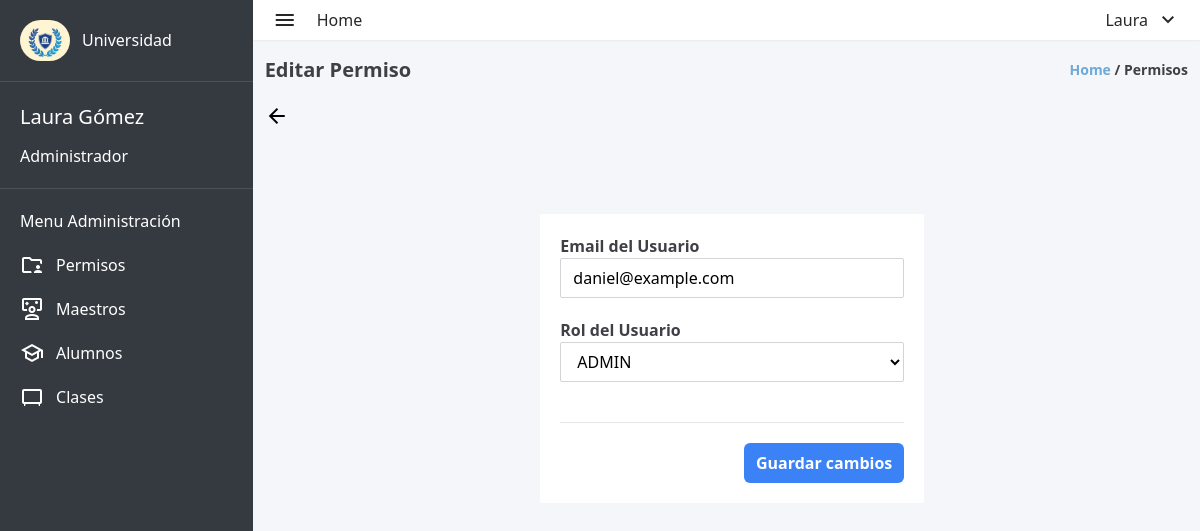
Page /admin/edit_permisos.php?user_id=2 (signed in) on the committed database.
### tables this page shows
CREATE TABLE `usuarios` (
  `user_id` int(11) NOT NULL,
  `matricula` int(10) DEFAULT NULL,
  `nombre` varchar(100) DEFAULT NULL,
  `apellido` varchar(100) DEFAULT NULL,
  `correo_electronico` varchar(100) DEFAULT NULL,
  `contrasena` varchar(255) DEFAULT NULL,
  `direccion` varchar(100) DEFAULT NULL,
  `fecha_nacimiento` date DEFAULT NULL,
  `rol` enum('ADMIN','MAESTRO','ALUMNO') DEFAULT NULL,
  `materia_asignada` varchar(100) DEFAULT '0',
  `materias_inscritas` text DEFAULT NULL
);

### admin/edit_permisos.php (the view, shortened to what this page needs)
<?php
require_once "../database/database.php";
$user_id = $_SESSION['id'];
$sql = "SELECT  nombre, apellido FROM usuarios WHERE user_id = '$user_id'";
$result = mysqli_query($conexion, $sql);
$row = mysqli_fetch_assoc($result);
if ($row) {
    $nombre = $row['nombre'];
    $apellido = $row['apellido'];
} else {
    echo "No se encontraron datos para el usuario con el ID proporcionado.";
}
?>
<!DOCTYPE html>
<html lang="en">
<head>
    <link rel="stylesheet" href="../styles.css">
</head>
<body>
    <div class="w-screen h-screen flex bg-lightgray">
        <aside class="w-80 h-full bg-dark">
            <div class="flex items-center gap-3 p-5">
                <img class="rounded-full" src="../assets/logo-aside.jpg" alt="university-logo" width="50px"
                    height="60px">
                <span class="text-white font-medium">Universidad</span>
            </div>
            <div style="width: 100%; height: 1px; background-color: #4c5157; "></div>
            <div class="text-white flex flex-col p-5 gap-3">
                <span style="font-size: 20px;"><?php echo $nombre . ' ' . $apellido ?></span>
                <span>Administrador</span>
            </div>
            <div style="width: 100%; height: 1px; background-color: #4c5157; "></div>
            <div class="text-white flex flex-col gap-5 p-5">
                <p>Menu Administración</p>
                <div>
                    <a href="admin_permisos.php" class="flex items-center gap-3 ">
                        <span class="material-symbols-outlined ">
                        </span>
                        <span>Permisos</span>
                    </a>
                </div>
                <div>
                    <a href="admin_maestros.php" class="flex items-center gap-3 ">
                        <span class="material-symbols-outlined">
                        </span>
                        <span>Maestros</span>
                    </a>
                </div>
                <div>
                    <a href="admin_alumnos.php" class="flex items-center gap-3 ">
                        <span class="material-symbols-outlined">
                        </span>
                        <span>Alumnos</span>
                    </a>
                </div>
                <div>
                    <a href="admin_clases.php" class="flex items-center gap-3 ">
                        <span class="material-symbols-outlined">
                        </span>
                        <span>Clases</span>
                    </a>
                </div>
            </div>
        </aside>
        <div class="w-full flex flex-col">
            <header class="w-full flex items-center justify-between h-10 p-5 bg-white shadow-sm">
                <div class="flex items-center gap-5">
                    <span class="material-symbols-outlined text-zinc-800">
                    </span>
                    <a href="admin_dashboard.php"><span class="text-zinc-800 ">
                            Home
                        </span></a>
                </div>
                <nav>
                    <li class="flex items-center gap-2 text-zinc-800 cursor-pointer" onclick="toggleLogoutMenu()">
                        <?php echo $nombre ?>
                        <ul class="flex flex-col">
                            <span class="material-symbols-outlined">
                            </span>
                    </li>
                </nav>
            </header>
            <div class="h-full pl-3">
                <div class="w-full flex items-center justify-between pr-3 mt-4 mb-5">
                    <h1 class="font-bold text-zinc-700 text-xl ">Editar Permiso</h1>
                    <p class="font-semibold text-sm text-zinc-700"><span class="text-myblue">Home</span> / Permisos
                    </p>
                </div>
                <div class="w-full">
                    <a href="admin_permisos.php">
                        <span class="material-symbols-outlined">
                        </span>
                    </a>
                </div>
                <div class="w-full flex flex-row justify-center  mt-20">
                    <div class="w-80 h-auto bg-white rounded-sm sm:w-96">
                        <?php
                        if (isset($_GET["user_id"])) {
                            $user_id = $_GET["user_id"];
                            $sql = "SELECT user_id, correo_electronico, rol FROM usuarios WHERE user_id = $user_id";
                            $result = $conexion->query($sql);
                            if ($result->num_rows > 0) {
                                $row = $result->fetch_assoc();
                        ?>
                        <form action="edit_permisos.php" method="post"
                            class="flex flex-col p-5 gap-5 text-center relative z-20">
                            <div class="flex flex-col">
                                <span class="font-bold text-zinc-700 self-start">Email del Usuario</span>
                                <input type="email" placeholder="Email"
                                    class="h-10 border border-zinc-300 bg-white rounded-sm px-3"
                                    value=<?php echo $row['correo_electronico'] ?> disabled>
                            </div>
                            <div class="flex flex-col">
                                <span class="font-bold text-zinc-700 self-start">Rol del Usuario</span>
                                <select name="rol" id="rol"
                                    class="h-10 border border-zinc-300 bg-white rounded-sm px-3 mb-5">
                                    <option value="ADMIN">ADMIN</option>
                                </select>
                            </div>
                            <div style="height: 1px; background-color: #e5e7eb; width: 100% ; "></div>
                            <input type="submit" value="Guardar cambios"
                                class="text-white font-semibold p-2 px-3 bg-blue-500 rounded-md self-end">
                        </form>
                        <?php
                            }
                        }
                        ?>
                    </div>
                </div>
            </div>
        </div>
    </div>
</body>
</html>

### styles.css (style rules this page uses)
html { line-height: 1.5; -webkit-text-size-adjust: 100%; -moz-tab-size: 4; -o-tab-size: 4; tab-size: 4; font-family: ui-sans-serif, system-ui, -apple-system, BlinkMacSystemFont, "Segoe UI", Roboto, "Helvetica Neue", Arial, "Noto Sans", sans-serif, "Apple Color Emoji", "Segoe UI Emoji", "Segoe UI Symbol", "Noto Color Emoji"; font-feature-settings: normal; font-variation-settings: normal; }
body { margin: 0; line-height: inherit; }
h1, h2, h3, h4, h5, h6 { font-size: inherit; font-weight: inherit; }
a { color: inherit; text-decoration: inherit; }
button, input, optgroup, select, textarea { font-family: inherit; font-feature-settings: inherit; font-variation-settings: inherit; font-size: 100%; font-weight: inherit; line-height: inherit; color: inherit; margin: 0; padding: 0; }
button, select { text-transform: none; }
button, [type='button'], [type='reset'], [type='submit'] { -webkit-appearance: button; background-color: transparent; background-image: none; }
blockquote, dl, dd, h1, h2, h3, h4, h5, h6, hr, figure, p, pre { margin: 0; }
ol, ul, menu { list-style: none; margin: 0; padding: 0; }
input::placeholder, textarea::placeholder { opacity: 1; color: #9ca3af; }
:disabled { cursor: default; }
img, svg, video, canvas, audio, iframe, embed, object { display: block; vertical-align: middle; }
img, video { max-width: 100%; height: auto; }
.relative { position: relative; }
.z-20 { z-index: 20; }
.mb-5 { margin-bottom: 1.25rem; }
.mt-20 { margin-top: 5rem; }
.mt-4 { margin-top: 1rem; }
.flex { display: flex; }
.h-10 { height: 2.5rem; }
.h-auto { height: auto; }
.h-full { height: 100%; }
.h-screen { height: 100vh; }
.w-80 { width: 20rem; }
.w-full { width: 100%; }
.w-screen { width: 100vw; }
.cursor-pointer { cursor: pointer; }
.flex-row { flex-direction: row; }
.flex-col { flex-direction: column; }
.items-center { align-items: center; }
.justify-center { justify-content: center; }
.justify-between { justify-content: space-between; }
.gap-2 { gap: 0.5rem; }
.gap-3 { gap: 0.75rem; }
.gap-5 { gap: 1.25rem; }
.self-start { align-self: flex-start; }
.self-end { align-self: flex-end; }
.rounded-full { border-radius: 9999px; }
.rounded-md { border-radius: 0.375rem; }
.rounded-sm { border-radius: 0.125rem; }
.border { border-width: 1px; }
.border-zinc-300 { --tw-border-opacity: 1; border-color: rgb(212 212 216 / var(--tw-border-opacity)); }
.bg-blue-500 { --tw-bg-opacity: 1; background-color: rgb(59 130 246 / var(--tw-bg-opacity)); }
.bg-dark { --tw-bg-opacity: 1; background-color: rgb(53 58 64 / var(--tw-bg-opacity)); }
.bg-lightgray { --tw-bg-opacity: 1; background-color: rgb(245 246 250 / var(--tw-bg-opacity)); }
.bg-white { --tw-bg-opacity: 1; background-color: rgb(255 255 255 / var(--tw-bg-opacity)); }
.p-2 { padding: 0.5rem; }
.p-5 { padding: 1.25rem; }
.px-3 { padding-left: 0.75rem; padding-right: 0.75rem; }
.pl-3 { padding-left: 0.75rem; }
.pr-3 { padding-right: 0.75rem; }
.text-center { text-align: center; }
.text-sm { font-size: 0.875rem; line-height: 1.25rem; }
.text-xl { font-size: 1.25rem; line-height: 1.75rem; }
.font-bold { font-weight: 700; }
.font-medium { font-weight: 500; }
.font-semibold { font-weight: 600; }
.text-myblue { --tw-text-opacity: 1; color: rgb(110 169 215 / var(--tw-text-opacity)); }
.text-white { --tw-text-opacity: 1; color: rgb(255 255 255 / var(--tw-text-opacity)); }
.text-zinc-700 { --tw-text-opacity: 1; color: rgb(63 63 70 / var(--tw-text-opacity)); }
.text-zinc-800 { --tw-text-opacity: 1; color: rgb(39 39 42 / var(--tw-text-opacity)); }
.shadow-sm { --tw-shadow: 0 1px 2px 0 rgb(0 0 0 / 0.05); --tw-shadow-colored: 0 1px 2px 0 var(--tw-shadow-color); box-shadow: var(--tw-ring-offset-shadow, 0 0 #0000), var(--tw-ring-shadow, 0 0 #0000), var(--tw-shadow); }
@media (min-width: 640px) { .sm\:w-96 { width: 24rem; } }

### rows in the picture
usuarios: nombre "Laura", apellido "Gómez"
usuarios: correo_electronico "daniel@example.com"
